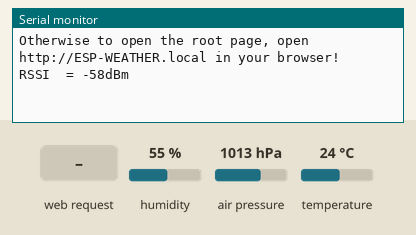
This sketch was run on a simulated ESP32. On the bench: the last lines printed to the serial monitor. The inputs (shaded band) are chosen by the test bench; at power-on: humidity 55 %, air pressure 1013 hPa, temperature 24 °C. WiFi joins after 1.5 s; servers stay silent unless stated.

Above: at 3.2 s.
3.3 s: HTTP request GET /temperaturef received
At 4.5 s:
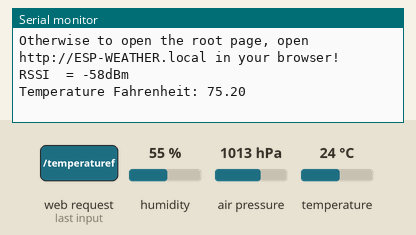
4.8 s: HTTP request GET /relhum received
At 5.9 s:
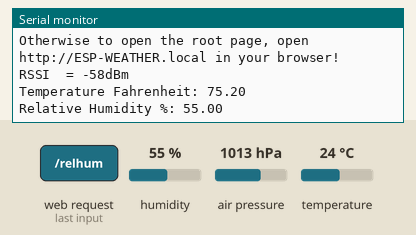

The sketch:

esp-weather-station.ino
```cpp
/*
   ESP Weather Station
   Description:
   -Coming Soon!
   Notes:
   -Coming Soon!
   Components:
   -Coming Soon!
   Connections:
   -Coming Soon!
   Contact Info:
   email - anthony.sleck@gmail.com
   web - sleckconsulting.com
   github - https://github.com/anthonysleck
   Changelog:
   0.01 - new code
   0.02 - new code using async webserver; add'd firmware update page
*/

//inlcudes
#ifdef ESP32
  #include <ESPmDNS.h>
  #include <Update.h>
  #include <WiFi.h>
#else
  #include <Arduino.h>
  #include <ESPAsyncTCP.h>
  #include <ESP8266mDNS.h>
  #include <ESP8266WiFi.h>
  #include <Updater.h>
#endif
#include <Adafruit_Sensor.h>
#include <Adafruit_BME280.h>
#include <ESPAsyncWebServer.h>
#include <WiFiUdp.h>
#include <Wire.h>
#include "credentials.h"
#include "webpages.h"

//constants-variables
const String ver = "ESP Weather Station - v0.02";
#define SEALEVELPRESSURE_HPA (1013.25)
Adafruit_BME280 bme;
//float temperature, humidity, pressure, altitude;
const char *host = "ESP-WEATHER"; //change to your desired hostname
AsyncWebServer server(80);
size_t content_len;
int dBm;
float tempF;
float presEng;
float altF;
float relHum;


float getBME(){
  float temp = bme.readTemperature();
  float hum = bme.readHumidity();
  float pres = bme.readPressure() / 100.0F;
  float alt = bme.readAltitude(SEALEVELPRESSURE_HPA);

  //do english conversions
  tempF = temp *9/5 +32;
  presEng = pres *0.0002953;
  altF = alt *3.28084;
  relHum = hum;
}

void WiFiConnect(){
  #ifdef ESP32
  //start WiFi
  Serial.println();
  Serial.println();
  Serial.print("Connecting to ");
  Serial.println(ssid);
  WiFi.mode(WIFI_STA);
  WiFi.begin(ssid, password);
  Serial.println("");

  while (WiFi.status() != WL_CONNECTED)
  {
    delay(1000);
    Serial.print(".");
  }

  Serial.println("");
  Serial.print("Connected to ");
  Serial.println(ssid);
  Serial.print("IP address: ");
  Serial.println(WiFi.localIP());
#else
  //start WiFi
  Serial.println();
  Serial.println();
  Serial.print("Connecting to ");
  Serial.println(ssid);
  WiFi.mode(WIFI_STA);
  WiFi.begin(ssid, password);
  WiFi.hostname(host);
  Serial.println("");

  while (WiFi.status() != WL_CONNECTED)
  {
    delay(1000);
    Serial.print(".");
  }

  Serial.println("");
  Serial.print("Connected to ");
  Serial.println(ssid);
  Serial.print("IP address: ");
  Serial.println(WiFi.localIP());
  Serial.print("Hostname: ");
  Serial.println(WiFi.hostname());
#endif
}

void RSSIdBm() {
  while (WiFi.status() != WL_CONNECTED) {
    delay(1000);
    Serial.print(WiFi.RSSI());
    }
    dBm = WiFi.RSSI();

  Serial.print("RSSI  = ");
  Serial.print(dBm);
  Serial.println("dBm ");

  delay(10000);
}

String readBMETemperatureF() {
  getBME();
  if(tempF == -196.00) {
    Serial.println("Failed to read from BME sensor");
    return "--";
  } else {
    Serial.print("Temperature Fahrenheit: ");
    Serial.println(tempF);
  }
  return String(tempF);
}

String readBMEHum() {
  getBME();
  if(relHum == -196.00) {
    Serial.println("Failed to read from BME sensor");
    return "--";
  } else {
    Serial.print("Relative Humidity %: ");
    Serial.println(relHum);
  }
  return String(relHum);
}

String processorData(const String& var){
  if(var == "TEMPERATUREF"){
    return readBMETemperatureF();
  }else if(var == "RELHUM"){
    return readBMEHum();
  }
  return String();
}

void rootServer(){
  server.on("/", HTTP_GET, [](AsyncWebServerRequest * request) {
    request->send_P(200, "text/html", index_html);
  });

  server.on("/data", HTTP_GET, [](AsyncWebServerRequest * request) {
    request->send_P(200, "text/html", data_html, processorData);
  });

  server.on("/temperaturef", HTTP_GET, [](AsyncWebServerRequest *request){
    request->send_P(200, "text/plain", readBMETemperatureF().c_str());
  });

  server.on("/relhum", HTTP_GET, [](AsyncWebServerRequest *request){
    request->send_P(200, "text/plain", readBMEHum().c_str());
  });

  //start server
  server.begin();

  MDNS.begin(host);
  if(webInit()) MDNS.addService("http", "tcp", 80);
  Serial.println("HTTP server started");
  Serial.printf("Ready! To update firmware, open http://%s.local/firmware in your browser!\n", host);
  Serial.printf("Otherwise to open the root page, open http://%s.local in your browser!\n", host);
}

void handleUpdate(AsyncWebServerRequest *request){
  char* html = "<form method='POST' action='/doUpdate' enctype='multipart/form-data'><input type='file' name='update'><input type='submit' value='Update'></form>";
  request->send(200, "text/html", html);
}

void handleDoUpdate(AsyncWebServerRequest *request, const String& filename, size_t index, uint8_t *data, size_t len, bool final){
  if (!index){
    Serial.println("Update");
    content_len = request->contentLength();
    #ifdef ESP8266
    int cmd = (filename.indexOf("spiffs") > -1) ? U_FS : U_FLASH;
    #else
    int cmd = (filename.indexOf("spiffs") > -1) ? U_SPIFFS : U_FLASH;
    #endif
#ifdef ESP8266
    Update.runAsync(true);
    if (!Update.begin(content_len, cmd)) {
#else
    if (!Update.begin(UPDATE_SIZE_UNKNOWN, cmd)) {
#endif
      Update.printError(Serial);
    }
  }

  if (Update.write(data, len) != len) {
    Update.printError(Serial);
#ifdef ESP8266
  } else {
    Serial.printf("Progress: %d%%\n", (Update.progress()*100)/Update.size());
#endif
  }

  if (final) {
    AsyncWebServerResponse *response = request->beginResponse(302, "text/plain", "Please wait while the device reboots");
    response->addHeader("Refresh", "20");
    response->addHeader("Location", "/");
    request->send(response);
    if (!Update.end(true)){
      Update.printError(Serial);
    } else {
      Serial.println("Update complete");
      Serial.flush();
      ESP.restart();
      }
    }
}

void printProgress(size_t prg, size_t sz) {
  Serial.printf("Progress: %d%%\n", (prg*100)/content_len);
}

boolean webInit(){
  server.on("/firmware", HTTP_GET, [](AsyncWebServerRequest *request){handleUpdate(request);});
  server.on("/doUpdate", HTTP_POST,
    [](AsyncWebServerRequest *request) {},
    [](AsyncWebServerRequest *request, const String& filename, size_t index, uint8_t *data,
                  size_t len, bool final) {handleDoUpdate(request, filename, index, data, len, final);}
  );
  server.onNotFound([](AsyncWebServerRequest *request){request->send(404);});
  server.begin();
#ifdef ESP32
  Update.onProgress(printProgress);
#endif
}

void setup(){
  //start serial
  Serial.begin(115200);

  bool status;

  //print sketch information
  Serial.println("Created by Anthony Sleck");
  Serial.println("Email at anthony.sleck@gmail.com");
  Serial.println(ver);
  Serial.println("github - https://github.com/anthonysleck");

  //connect to sensor
  bme.begin(0x76);
  //getBME();

  //connect to WiFi
  WiFiConnect();

  //start server
  rootServer();
}

void loop(){
  //this is a sample code to output free heap every 5 seconds; this is a cheap way to detect memory leaks
  static unsigned long last = millis();
  if (millis() - last > 5000) {
    last = millis();
    Serial.printf("[MAIN] Free heap: %d bytes\n", ESP.getFreeHeap());
    Serial.println(" ");
  }

  RSSIdBm();
}
```

credentials.h
```cpp
//Wifi credentials
const char* ssid = "*********";   //enter your SSID here
const char* password = "*********";   //enter password here

//Wunderground credentials
//goto https://www.wunderground.com/personal-weather-station/signup to signup
char WUServer [] = "rtupdate.wunderground.com";
char WEBPAGE [] = "GET /weatherstation/updateweatherstation.php?";
char ID [] = "*********";  //enter your station ID here
char Key [] = "*********";   //enter station key here
```

webpages.h
```cpp
const char index_html[] PROGMEM = R"rawliteral(
<!DOCTYPE HTML><html>
<head>
  <meta name="viewport" content="width=device-width, initial-scale=1">
  <link rel="stylesheet" href="https://use.fontawesome.com/releases/v5.7.2/css/all.css" integrity="sha384-fnmOCqbTlWIlj8LyTjo7mOUStjsKC4pOpQbqyi7RrhN7udi9RwhKkMHpvLbHG9Sr" crossorigin="anonymous">
  <style>
    html {
     font-family: Arial;
     display: inline-block;
     margin: 0px auto;
     text-align: center;
    }
    h2 { font-size: 3.0rem; }
    p { font-size: 3.0rem; }
    .units { font-size: 1.2rem; }
    .ds-labels{
      font-size: 1.5rem;
      vertical-align:middle;
      padding-bottom: 15px;
    }
  </style>
</head>
<body>
  <h2>ESP Weather Station</h2>
  <h2></h2>
  <iframe src="http://free.timeanddate.com/clock/i7cbl9f3/n158/fs30/tct/pct/ftb/pa8/tt0/tw1/tm1/th1/ta1/tb4" frameborder="0" width="279" height="84" allowTransparency="true"></iframe>
  <p><a href="/data">Live Data</a></p>
  <p><a href="/firmware">Firmware Updater</a></p>
</body>
</html>)rawliteral";

const char data_html[] PROGMEM = R"rawliteral(
<!DOCTYPE HTML><html>
<head>
  <meta name="viewport" content="width=device-width, initial-scale=1">
  <link rel="stylesheet" href="https://use.fontawesome.com/releases/v5.7.2/css/all.css" integrity="sha384-fnmOCqbTlWIlj8LyTjo7mOUStjsKC4pOpQbqyi7RrhN7udi9RwhKkMHpvLbHG9Sr" crossorigin="anonymous">
  <style>
    html {
     font-family: Arial;
     display: inline-block;
     margin: 0px auto;
     text-align: center;
    }
    h2 { font-size: 3.0rem; }
    p { font-size: 3.0rem; }
    .units { font-size: 1.2rem; }
    .ds-labels{
      font-size: 1.5rem;
      vertical-align:middle;
      padding-bottom: 15px;
    }
  </style>
</head>
<body>
  <h2>ESP Weather Station Data</h2>
  <p>
    <i class="fas fa-thermometer-half" style="color:#FF0000;"></i>
    <span class="ds-labels">Temperature</span>
    <span id="temperaturef">%TEMPERATUREF%</span>
    <sup class="units">&deg;F</sup>
  </p>
  <p>
    <i class="fas fa-water" style="color:#00FF00;"></i>
    <span class="ds-labels">Relative Humidity</span>
    <span id="relhum">%RELHUM%</span>
    <sup class="units">%</sup>
  </p>
  <p><a href="/">Home</a></p>
</body>
<script>
setInterval(function ( ) {
  var xhttp = new XMLHttpRequest();
  xhttp.onreadystatechange = function() {
    if (this.readyState == 4 && this.status == 200) {
      document.getElementById("temperaturef").innerHTML = this.responseText;
    }
  };
  xhttp.open("GET", "/temperaturef", true);
  xhttp.send();
}, 10000) ;
setInterval(function ( ) {
  var xhttp = new XMLHttpRequest();
  xhttp.onreadystatechange = function() {
    if (this.readyState == 4 && this.status == 200) {
      document.getElementById("relhum").innerHTML = this.responseText;
    }
  };
  xhttp.open("GET", "/relhum", true);
  xhttp.send();
}, 10000) ;
</script>
</html>)rawliteral";
```

Measured:
- after the input at 3.3 s, the serial monitor: prints a new line at once (image 1)
- after the input at 4.8 s, the serial monitor: prints a new line at once (image 2)
